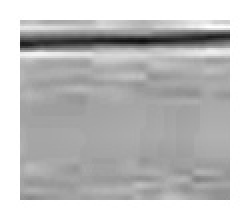
#> input picture debug_grade_r0_c11_prep_high_contrast.jpg, 125 x 110 px (shown 2 times larger); its folder holds only this picture in this run
$ python -i tesseract_ocr.py   (imports and definitions only)
#> lines starting #> are read from the running program, lines starting #| are printed output that depends on the picture; after the words box and inside, x2 and y2 are one past the last pixel; in counts of white or black regions, pixels touching at a corner belong together
### services/document_scanner.py
"""
Детекция и выравнивание документов/таблиц
Находит границы документа и исправляет перспективу
"""

import cv2
import numpy as np
from typing import Optional, Tuple


class DocumentScanner:
    """
    Находит границы документа на фото и исправляет перспективу
    Полезно для фото журналов/документов сделанных под углом
    """

    def __init__(self):
        pass

    def order_points(self, pts):
        """
        Упорядочить точки в порядке: top-left, top-right, bottom-right, bottom-left
        """
        rect = np.zeros((4, 2), dtype="float32")

        # Сумма координат: top-left будет иметь наименьшую сумму, bottom-right наибольшую
        s = pts.sum(axis=1)
        rect[0] = pts[np.argmin(s)]
        rect[2] = pts[np.argmax(s)]

        # Разница координат: top-right будет иметь наименьшую разницу, bottom-left наибольшую
        diff = np.diff(pts, axis=1)
        rect[1] = pts[np.argmin(diff)]
        rect[3] = pts[np.argmax(diff)]

        return rect

    def four_point_transform(self, image, pts):
        """
        Применить перспективное преобразование для выравнивания документа
        """
        rect = self.order_points(pts)
        (tl, tr, br, bl) = rect

        # Вычислить ширину нового изображения
        widthA = np.sqrt(((br[0] - bl[0]) ** 2) + ((br[1] - bl[1]) ** 2))
        widthB = np.sqrt(((tr[0] - tl[0]) ** 2) + ((tr[1] - tl[1]) ** 2))
        maxWidth = max(int(widthA), int(widthB))

        # Вычислить высоту нового изображения
        heightA = np.sqrt(((tr[0] - br[0]) ** 2) + ((tr[1] - br[1]) ** 2))
        heightB = np.sqrt(((tl[0] - bl[0]) ** 2) + ((tl[1] - bl[1]) ** 2))
        maxHeight = max(int(heightA), int(heightB))

        # Целевые точки для перспективного преобразования
        dst = np.array([
            [0, 0],
            [maxWidth - 1, 0],
            [maxWidth - 1, maxHeight - 1],
            [0, maxHeight - 1]], dtype="float32")

        # Вычислить матрицу перспективного преобразования и применить
        M = cv2.getPerspectiveTransform(rect, dst)
        warped = cv2.warpPerspective(image, M, (maxWidth, maxHeight))

        return warped

    def find_document_contour(self, image: np.ndarray) -> Optional[np.ndarray]:
        """
        Найти контур документа на изображении

        Returns:
            Массив из 4 точек углов документа, или None если не найдено
        """
        # Конвертируем в grayscale
        if len(image.shape) == 3:
            gray = cv2.cvtColor(image, cv2.COLOR_BGR2GRAY)
        else:
            gray = image.copy()

        # Размытие для уменьшения шума
        blurred = cv2.GaussianBlur(gray, (5, 5), 0)

        # Детекция границ с помощью Canny
        # Используем auto thresholding
        median = np.median(blurred)
        lower = int(max(0, 0.7 * median))
        upper = int(min(255, 1.3 * median))
        edged = cv2.Canny(blurred, lower, upper)

        # Морфологическое закрытие для соединения разрывов
        kernel = cv2.getStructuringElement(cv2.MORPH_RECT, (5, 5))
        closed = cv2.morphologyEx(edged, cv2.MORPH_CLOSE, kernel)

        # Найти контуры
        contours, _ = cv2.findContours(closed.copy(), cv2.RETR_EXTERNAL, cv2.CHAIN_APPROX_SIMPLE)

        if not contours:
            return None

        # Сортировать контуры по площади (самый большой первый)
        contours = sorted(contours, key=cv2.contourArea, reverse=True)

        # Найти первый контур с 4 углами (прямоугольник)
        for contour in contours[:10]:  # Проверяем топ 10
            # Аппроксимировать контур
            peri = cv2.arcLength(contour, True)
            approx = cv2.approxPolyDP(contour, 0.02 * peri, True)

            # Если контур имеет 4 точки, это наш документ
            if len(approx) == 4:
                # Проверяем что площадь достаточно большая
                area = cv2.contourArea(approx)
                image_area = image.shape[0] * image.shape[1]

                if area > image_area * 0.3:  # Хотя бы 30% изображения
                    return approx.reshape(4, 2)

        return None

    def scan_document(self, image: np.ndarray) -> Tuple[Optional[np.ndarray], bool]:
        """
        Найти и выровнять документ на изображении

        Returns:
            (выровненное_изображение, успешно)
        """
        # Найти контур документа
        contour = self.find_document_contour(image)

        if contour is None:
            print("[INFO] Document contour not found, using original image")
            return image, False

        print("[INFO] Document contour found, applying perspective correction")

        # Применить перспективное преобразование
        warped = self.four_point_transform(image, contour)

        return warped, True

    # [21 lines left out: function scan_and_enhance, not called in this run]

### services/tesseract_ocr.py
"""
Tesseract OCR для печатного текста (имена в журналах)
Tesseract обычно работает лучше чем EasyOCR для печатного текста
"""

import cv2
import numpy as np
from typing import List, Optional
import re

# Ленивый импорт pytesseract
_pytesseract = None


def get_tesseract():
    """Ленивая инициализация pytesseract"""
    global _pytesseract
    if _pytesseract is None:
        try:
            import pytesseract
            _pytesseract = pytesseract
            print("[INFO] Tesseract OCR initialized")
        except ImportError:
            print("[WARNING] pytesseract not installed. Install with: pip install pytesseract")
            print("[WARNING] Also install Tesseract: brew install tesseract (Mac) or apt install tesseract-ocr (Linux)")
            return None
    return _pytesseract


class TesseractNameExtractor:
    """
    Извлечение имен студентов с помощью Tesseract OCR
    Оптимизировано для печатного кириллического текста
    """

    def __init__(self):
        self.tesseract = get_tesseract()

    def is_available(self) -> bool:
        """Проверить доступность Tesseract"""
        return self.tesseract is not None

    def extract_names(self, image: np.ndarray, names_region_width: float = 0.30) -> List[str]:
        """
        Извлечь имена студентов из левой части изображения

        Args:
            image: Изображение журнала
            names_region_width: Ширина области с именами (0.30 = 30% от ширины)

        Returns:
            Список имен студентов
        """
        if not self.is_available():
            print("[WARNING] Tesseract not available, returning empty list")
            return []

        # НОВОЕ: Сначала попробуем найти и выровнять документ
        # НО только если изображение цветное (не предобработанное)
        if len(image.shape) == 3:  # Цветное изображение
            try:
                from .document_scanner import DocumentScanner
                scanner = DocumentScanner()
                scanned, found = scanner.scan_document(image)
                if found:
                    print("[INFO] Document scanned and perspective corrected")
                    image = scanned
            except Exception as e:
                print(f"[WARNING] Document scanning failed: {e}, using original")
        else:
            print("[INFO] Image is already preprocessed (grayscale), skipping document scanning")

        # Берем левую часть изображения (где обычно ФИО)
        height, width = image.shape[:2]
        names_region = image[:, 0:int(width * names_region_width)]

        # Предобработка для Tesseract
        preprocessed = self._preprocess_for_names(names_region)

        # Конфигурация Tesseract для русского языка
        # PSM 4 = assume a single column of text of variable sizes (ЛУЧШЕ ДЛЯ ТАБЛИЦ)
        # PSM 6 = assume a single uniform block of text
        # OEM 3 = Default, based on what is available (best)
        custom_config = r'--oem 3 --psm 4 -l rus'  # ИЗМЕНЕНО с PSM 6 на PSM 4

        try:
            # Извлечение текста
            text = self.tesseract.image_to_string(preprocessed, config=custom_config)

            # Также получаем детальные данные с координатами
            data = self.tesseract.image_to_data(
                preprocessed,
                config=custom_config,
                output_type=self.tesseract.Output.DICT
            )

            # Извлекаем имена с координатами для сортировки
            names_with_y = []

            # Группируем слова в строки по Y-координате
            lines = {}
            for i in range(len(data['text'])):
                text_item = data['text'][i].strip()
                conf = int(data['conf'][i])

                # Фильтруем по confidence (убираем фильтр по длине)
                if conf > 15 and len(text_item) >= 2:
                    # Пропускаем заголовки
                    if 'класс' in text_item.lower() or 'фио' in text_item.lower():
                        continue

                    # Пропускаем номера
                    if re.match(r'^\d+\.?$', text_item):
                        continue

                    y_coord = data['top'][i]
                    x_coord = data['left'][i]

                    # Группируем по Y-координате (УВЕЛИЧЕН допуск для лучшей группировки)
                    found_line = False
                    for line_y in lines:
                        if abs(y_coord - line_y) < 40:  # Было 20, стало 40
                            lines[line_y].append((x_coord, text_item, conf))
                            found_line = True
                            break

                    if not found_line:
                        lines[y_coord] = [(x_coord, text_item, conf)]

            # Собираем имена из каждой строки
            for y_coord in sorted(lines.keys()):
                # Сортируем слова в строке по X-координате
                words_in_line = sorted(lines[y_coord], key=lambda x: x[0])

                # Объединяем ТОЛЬКО первые 2-3 слова (фамилия + имя + возможно отчество)
                # Это предотвратит захват оценок
                words_to_use = []
                for i, (x, word, conf) in enumerate(words_in_line):
                    if i < 3:  # Максимум 3 слова
                        # Проверяем что это не оценка
                        if not word.isdigit() and word not in ['н', 'б', 'н/н']:
                            words_to_use.append(word)

                full_name = ' '.join(words_to_use)

                # Нормализуем имя
                full_name = self._normalize_name(full_name)

                # Добавляем любое имя длиннее 3 символов (rapidfuzz исправит)
                if full_name and len(full_name) >= 3:
                    names_with_y.append((y_coord, full_name))

            # Сортируем по Y-координате (сверху вниз)
            names_with_y.sort(key=lambda x: x[0])

            # Возвращаем только имена
            names = [name for (y, name) in names_with_y]

            print(f"[INFO] Tesseract extracted {len(names)} names")
            return names

        except Exception as e:
            print(f"[ERROR] Tesseract extraction failed: {e}")
            return []

    def _preprocess_for_names(self, image: np.ndarray) -> np.ndarray:
        """
        Предобработка изображения для лучшего распознавания имен Tesseract
        УПРОЩЁННАЯ версия - Tesseract лучше работает с grayscale БЕЗ бинаризации
        """
        # Конвертируем в grayscale если нужно
        if len(image.shape) == 3:
            gray = cv2.cvtColor(image, cv2.COLOR_BGR2GRAY)
        else:
            gray = image.copy()

        # Увеличиваем размер (Tesseract работает лучше на больших изображениях)
        scale_factor = 2.5
        gray = cv2.resize(gray, None, fx=scale_factor, fy=scale_factor,
                         interpolation=cv2.INTER_CUBIC)

        # Улучшение контраста с CLAHE (умеренное)
        clahe = cv2.createCLAHE(clipLimit=2.5, tileGridSize=(8, 8))
        enhanced = clahe.apply(gray)

        # Лёгкий denoise (не убивает детали)
        denoised = cv2.fastNlMeansDenoising(enhanced, None, h=10)

        # Небольшое увеличение контраста
        result = cv2.convertScaleAbs(denoised, alpha=1.1, beta=5)

        # ВАЖНО: Возвращаем grayscale, НЕ бинаризованное изображение
        # Tesseract сам лучше справится с определением порогов
        return result

    def _normalize_name(self, name: str) -> str:
        """
        Нормализация имени
        """
        # Убираем лишние пробелы
        name = ' '.join(name.split())

        # Исправление типичных ошибок OCR
        replacements = {
            '0': 'О',
            'o': 'о',
            'O': 'О',
            'a': 'а',
            'A': 'А',
            'e': 'е',
            'E': 'Е',
            'c': 'с',
            'C': 'С',
            'p': 'р',
            'P': 'Р',
            'x': 'х',
            'X': 'Х',
            'B': 'В',
            'H': 'Н',
            'K': 'К',
            'M': 'М',
            'T': 'Т',
        }

        for wrong, correct in replacements.items():
            name = name.replace(wrong, correct)

        # Правильное капитализирование
        name = ' '.join(word.capitalize() for word in name.split())

        # Удаление не-кириллических символов (кроме пробелов и дефисов)
        name = re.sub(r'[^а-яА-ЯёЁ\s\-]', '', name)

        return name.strip()

>>> import cv2
>>> picture = cv2.imread('../debug_grade_r0_c11_prep_high_contrast.jpg')
#> picture is the input picture: shape (110, 125, 3); min 14, max 255, mean 191.6
>>> result = TesseractNameExtractor().extract_names(picture)
#> in find_document_contour, `blurred = cv2.GaussianBlur(gray, (5, 5), 0)`:
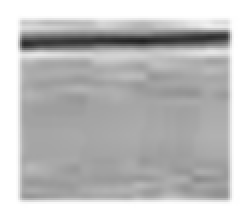
#> blurred: shape (110, 125) (shown 2 times larger); min 32, max 255, mean 191.6
#> in find_document_contour, `median = np.median(blurred)`: median = 172
#> in find_document_contour, `lower = int(max(0, 0.7 * median))`: lower = 120
#> in find_document_contour, `upper = int(min(255, 1.3 * median))`: upper = 223
#> in find_document_contour, `edged = cv2.Canny(blurred, lower, upper)`:
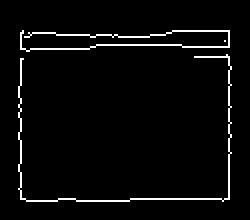
#> edged: shape (110, 125) (shown 2 times larger); 3.6% white in thin lines or dots, all inside (x1, y1, x2, y2) = (9, 15, 116, 101)
#> in find_document_contour, `closed = cv2.morphologyEx(edged, cv2.MORPH_CLOSE, kernel)`:
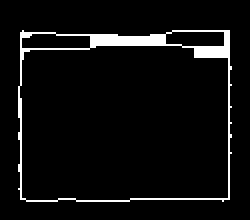
#> closed: shape (110, 125) (shown 2 times larger); 5.5% white; 1 white region
#> in find_document_contour, `contours, _ = cv2.findContours(closed.copy(), cv2.RETR_EXTERNAL, cv2.C..`: contours = 1 contour; box (x1, y1, x2, y2) and area: (9, 15, 116, 101) 8668
#> the loop in find_document_contour, `for contour in contours[:10]:` made 1 pass
#> (peri, approx, area, image_area) on pass 1: (388.7, [[10, 16], [10, 99], [114, 99], [114, 15]], 8684, 13750)
#> in scan_document, `contour = self.find_document_contour(image)`: contour = [[10, 16], [10, 99], [114, 99], [114, 15]]
#> in order_points, `s = pts.sum(axis=1)`: s = [26, 109, 213, 129]
#> in order_points, `diff = np.diff(pts, axis=1)`: diff = [6, 89, -15, -99]
#> in four_point_transform, `rect = self.order_points(pts)`: rect = [[10, 16], [114, 15], [114, 99], [10, 99]]
#> in four_point_transform, `(tl, tr, br, bl) = rect`: tl = [10, 16]; tr = [114, 15]; br = [114, 99]; bl = [10, 99]
#> in four_point_transform, `widthA = np.sqrt(((br[0] - bl[0]) ** 2) + ((br[1] - bl[1]) ** 2))`: widthA = 104
#> in four_point_transform, `heightA = np.sqrt(((tr[0] - br[0]) ** 2) + ((tr[1] - br[1]) ** 2))`: heightA = 84
#> in four_point_transform, `heightB = np.sqrt(((tl[0] - bl[0]) ** 2) + ((tl[1] - bl[1]) ** 2))`: heightB = 83
#> in four_point_transform, `maxHeight = max(int(heightA), int(heightB))`: maxHeight = 84
#> in four_point_transform, `dst = np.array([ [0, 0], [maxWidth - 1, 0], [maxWidth - 1, maxHeight -..`: dst = [[0, 0], [103, 0], [103, 83], [0, 83]]
#> in four_point_transform, `M = cv2.getPerspectiveTransform(rect, dst)`: M = [[1, 7.12e-19, -10.03], [0.00963, 1, -16.11], [0.000116, -1.54e-21, 1]]
#> in four_point_transform, `warped = cv2.warpPerspective(image, M, (maxWidth, maxHeight))`:
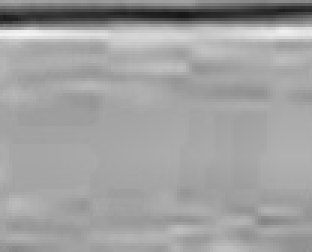
#> warped: shape (84, 104, 3) (shown 3 times larger); min 23, max 244, mean 160.4
#> in extract_names, `scanned, found = scanner.scan_document(image)`: found = True
#> in extract_names, `names_region = image[:, 0:int(width * names_region_width)]`:
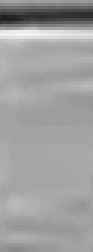
#> names_region: shape (84, 31, 3) (shown 3 times larger); min 30, max 244, mean 159.6
#> in _preprocess_for_names, `enhanced = clahe.apply(gray)`:
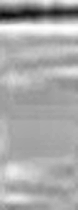
#> enhanced: shape (210, 78); min 10, max 255, mean 169.9
#> in _preprocess_for_names, `result = cv2.convertScaleAbs(denoised, alpha=1.1, beta=5)`:
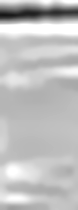
#> result: shape (210, 78); min 23, max 255, mean 191.2
#> (the run stopped early here; a loop or call above may not have finished)

$ run again, on debug_grade_r1_c12_prep_high_contrast.jpg
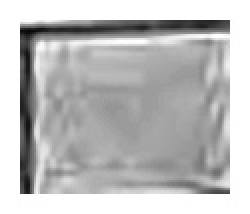
#> input picture debug_grade_r1_c12_prep_high_contrast.jpg, 125 x 107 px (shown 2 times larger)
#> picture is the input picture: shape (107, 125, 3); min 8, max 255, mean 189.3
#> median = 177
#> lower = 123
#> upper = 230
#> edged: shape (107, 125); 4.7% white in thin lines or dots, all inside (x1, y1, x2, y2) = (9, 9, 116, 98)
#> closed: shape (107, 125); 7.5% white; 1 white region
#> contours = 1 contour; box (x1, y1, x2, y2) and area: (9, 9, 116, 98) 1547
#> the loop in find_document_contour, `for contour in contours[:10]:` made 1 pass
#> peri on pass 1: 756.3
#> found = False
#> in _preprocess_for_names, `result = cv2.convertScaleAbs(denoised, alpha=1.1, beta=5)`:
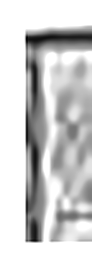
#> result: shape (268, 92); min 6, max 255, mean 204.8
